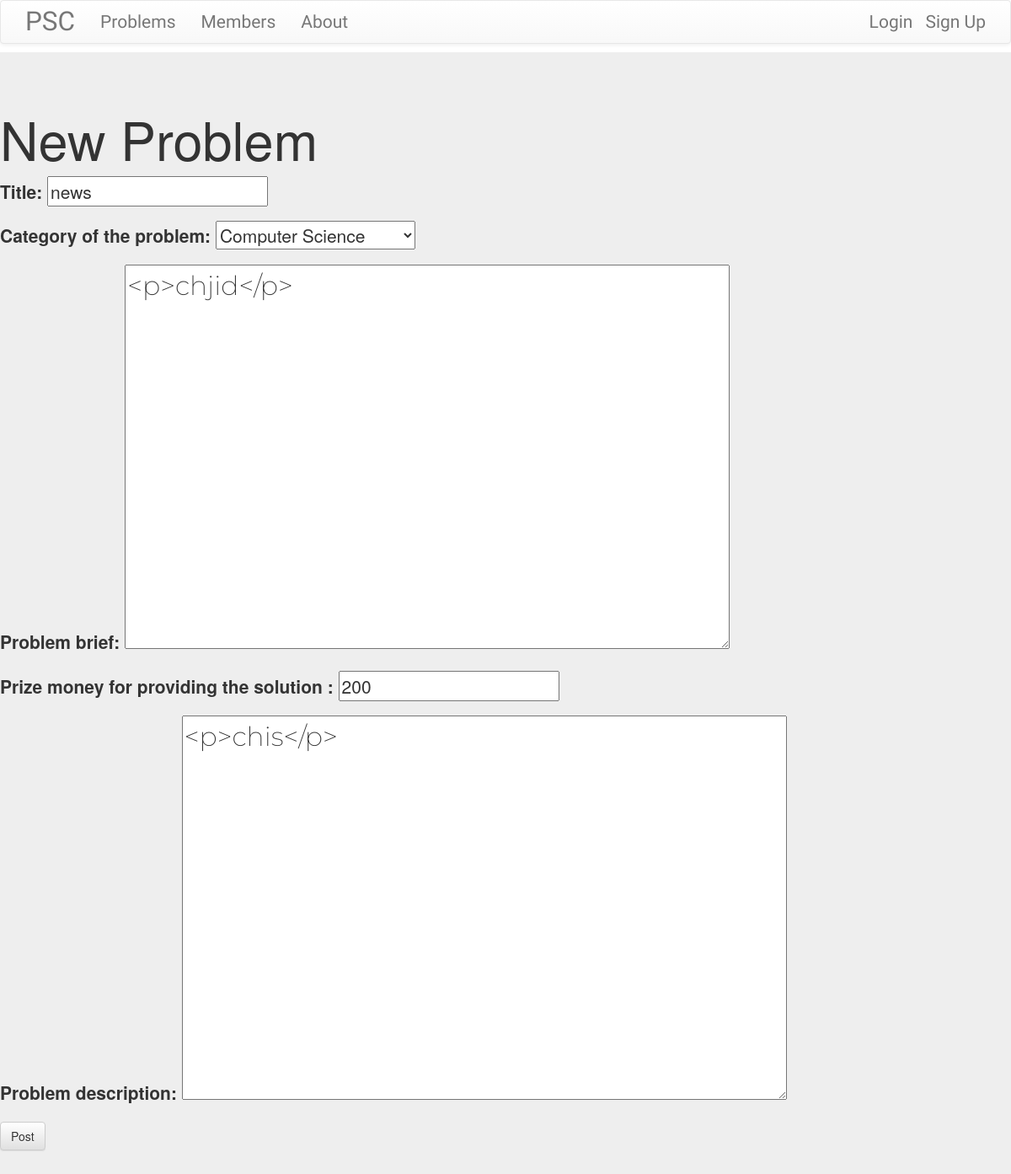
/problems/problem/5/edit, run on the app's committed database.
### problems/models.py (models this page shows, shortened)
class Problem(models.Model):
    problem_type_choices = (
        ('c','Confidential'),
        ('sc','Semi-confidential'),
        ('p','Public')
    )
    problem_category_choices = (
        ('agriculture','Agriculture'),
        ('computer_science','Computer Science'),
        ('social_studies','Social Studies'),
        ('environment','Environmental Science'),
        ('mathematics','Mathematics'),
        ('engineering','Engineering'),
        ('physics','physics'),
        ('chemistry','chemistry'),
        ('other','Other')
    )
    author = models.ForeignKey('accounts.CustomUser', on_delete=models.CASCADE)
    title = models.CharField(max_length=200)
    problem_category = models.CharField(choices=problem_category_choices, max_length=50, default='other', verbose_name="Category of the problem")
    problem_brief = models.TextField()
    problem_reward = models.IntegerField(verbose_name='Prize money for providing the solution ')
    problem_description = models.TextField()
    created_date = models.DateTimeField(default=timezone.now)
    published_date = models.DateTimeField(blank=True, null=True)

### problems/views.py (the view)
# urls.py: path("problem/<int:pk>/edit", views.ProblemUpdateView.as_view(), name="problem_edit"),
class ProblemUpdateView(UpdateView, LoginRequiredMixin):
    model = Problem
    template_name = "problem_form.html"
    login_url = 'login/'
    redirect_field_name = 'problems/problem_detail.html'
    form_class = ProblemForm

### problems/forms.py
class ProblemForm(forms.ModelForm):
    class Meta:
        model = Problem
        fields = ("title","problem_category","problem_brief","problem_reward","problem_description")
        widgets = {
            'title' : forms.TextInput(attrs= {'class' : 'textinputclass'}),
            'problem_brief': forms.Textarea(attrs= {'class': 'editable medium-editor-textarea postcontent'}),
            'problem_reward': forms.TextInput(attrs= {'class' : 'textinputclass'}),
            'problem_description' : forms.Textarea(attrs= {'class': 'editable medium-editor-textarea postcontent'}), # here postcontent is user created css class
        }

### problems/templates/problems/problem_form.html (shortened to what this page needs)
{% extends 'base.html' %}
{% block content %}
    <div class="jumbotron">
        <h1> New Problem</h1>
        <form class="problem-form" method="POST">
            {{form.as_p}}
            <input type="submit" class="save btn btn-default" value="Post">
        </form>
    </div>
{% endblock content %}

### static/problem_solvers_centre/css/master.css (style rules this page uses)
.postcontent { font-family: 'Montserrat'; font-size: 1.5em; }

### data on the page
Problem: title "news", problem_category "Computer Science", problem_brief "<p>chjid</p>", problem_reward "200", problem_description "<p>chis</p>"
